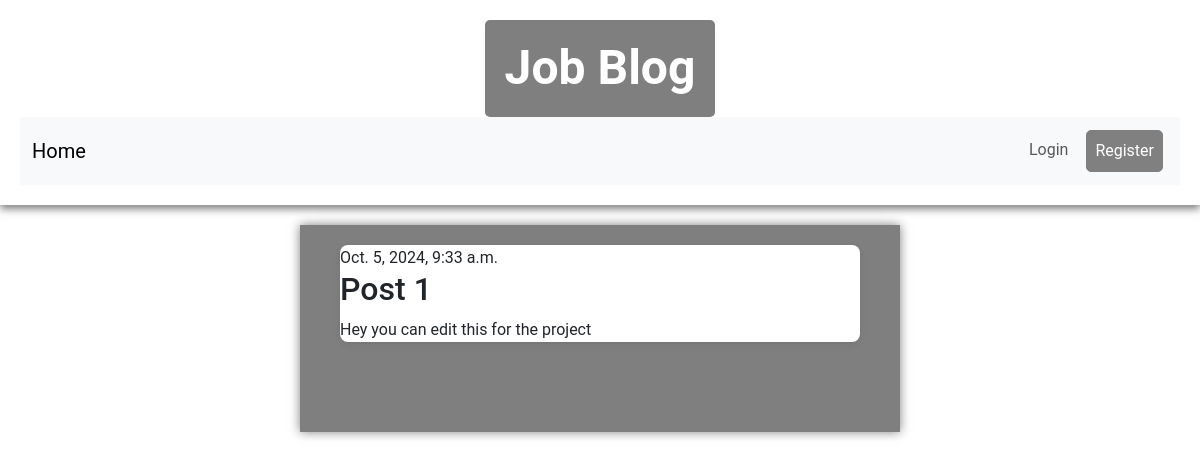
The app's page /post/1/ with its own data.
### blog/models.py (models this page shows, shortened)
class Post(models.Model):
    author = models.ForeignKey(User, on_delete=models.CASCADE)
    title = models.CharField(max_length=200)
    text = models.TextField()
    created_date = models.DateTimeField(default=timezone.now)
    published_date = models.DateTimeField(blank=True, null=True)

### blog/views.py (the view)
# urls.py: path('post/<int:pk>/', views.post_detail, name='post_detail'),
def post_detail(request, pk):
    post = get_object_or_404(Post, pk=pk)
    return render(request, 'blog/post_detail.html', {'post': post})

### blog/templates/blog/post_detail.html (shortened to what this page needs)
{% extends 'blog/base.html' %}
{% block content %}
    <div class="wrapper">
        <article class="post">
            {% if post.published_date %}
                <time class="date">
                    {{ post.published_date }}
                </time>
            {% endif %}
            <h2>{{ post.title }}</h2>
            <p>{{ post.text|linebreaksbr }}</p>
        </article>
    </div>
{% endblock %}

### blog/static/css/jobblog.css (style rules this page uses)
body { font-family: 'Roboto', sans-serif; background-image: url('https://www.whiteheadassoc.com/wp-content/uploads/2018/09/iStock-998993038.jpg'); background-size: cover; background-repeat: no-repeat; background-attachment: fixed; margin: 0; line-height: 1.6; }
.wrapper { max-width: 600px; margin: 0 auto; background-color: rgba(0, 0, 0, 0.5); padding: 20px 40px; box-shadow: 0 0 10px rgba(0, 0, 0, 0.5); }
.post { margin-bottom: 70px; background-color: #ffffff; border-radius: 8px; box-shadow: 0 2px 10px rgba(0, 0, 0, 0.1); }

### records on screen
Post: published_date "Oct. 5, 2024, 9:33 a.m.", title "Post 1", text "Hey you can edit this for the project"
